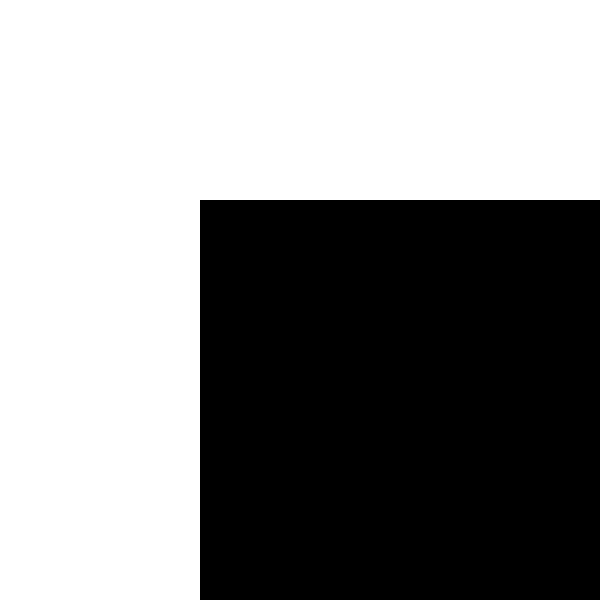
Frame 1 (no input)
Frame 60 (no input): identical to frame 1, image omitted
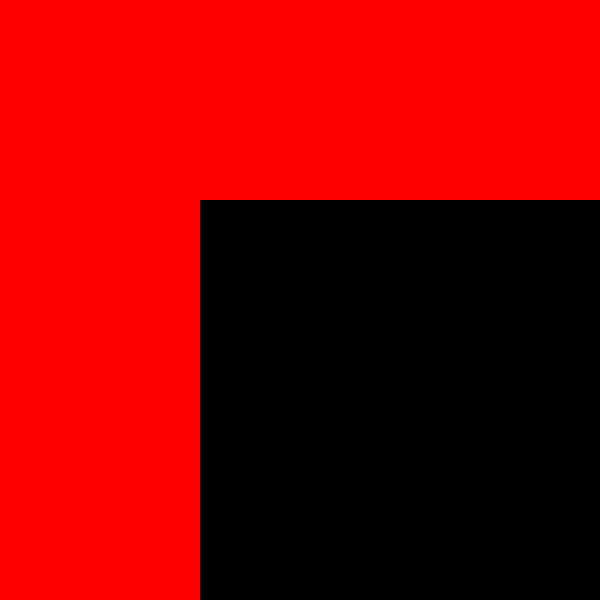
Frame 120 (the mouse pressed at the canvas centre since frame 60)

The p5.js sketch that drew these frames (run headless with seeded random() and noise() and a simulated clock; from frame 60 on, the mouse is pressed at the canvas centre):

// p5.js sketch
// ── sketch.js
var toss = false

function setup() {
  createCanvas(600, 600)
  noStroke()
}

function draw() {
  //background(255)

  var x = 200
  var y = 200
  var w = 400
  var h = 400

  if (button(x, y, x+w, y+h)){
    background(255,0,0)
  }
  else{
    background(255)
  }
  fill(0)
  rect(x, y, w, h)


  rect(width/2, height/2, 50, 50)
}


function button(left, top, right, bottom){
  return (mouseX < right && mouseX > left && mouseY < bottom && mouseY > top)
}
